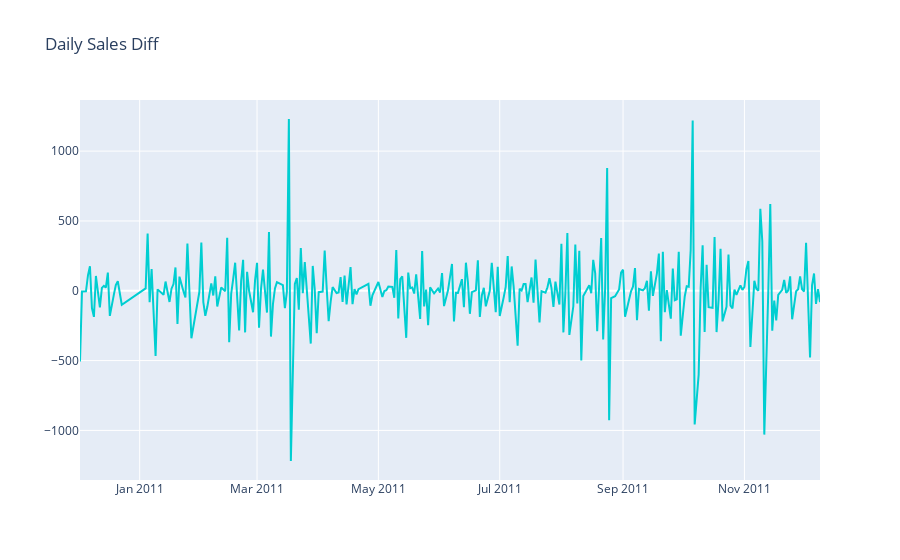

Notebook code for this chart:
### Code cell
#plot sales diff
plot_data = [
    go.Scatter(
        x=df3_diff['Date'],
        y=df3_diff['Diff'],
        line_color = 'darkturquoise'
    )
]
plot_layout = go.Layout(
        title='Daily Sales Diff'
    )
fig = go.Figure(data=plot_data, layout=plot_layout)
pyoff.iplot(fig)

### Figure 1 — Plotly figure (JSON) as saved in the notebook; plotly's stock layout.template omitted (floating-point values rounded to 4 significant figures; data arrays with more than 128 entries replaced by an {"elided": "..."} marker saying what was removed)
{"data": [{"line": {"color": "darkturquoise"}, "type": "scatter", "x": {"elided": "295 str values"}, "y": {"elided": "295 int values"}}], "layout": {"title": {"text": "Daily Sales Diff"}}}
